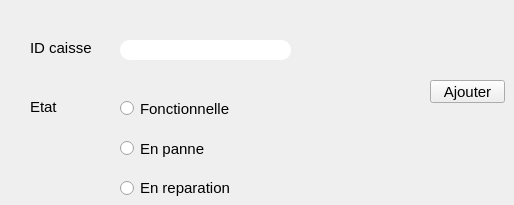
     <widget class="QWidget" name="tab">
      <attribute name="title">
       <string>Ajouter caisse</string>
      </attribute>
      <widget class="QLabel" name="label_ID">
       <property name="geometry">
        <rect>
         <x>30</x>
         <y>40</y>
         <width>61</width>
         <height>16</height>
        </rect>
       </property>
       <property name="font">
        <font>
         <pointsize>11</pointsize>
        </font>
       </property>
       <property name="text">
        <string>ID caisse</string>
       </property>
      </widget>
      <widget class="QLabel" name="label_Etat">
       <property name="geometry">
        <rect>
         <x>30</x>
         <y>100</y>
         <width>47</width>
         <height>13</height>
        </rect>
       </property>
       <property name="font">
        <font>
         <pointsize>11</pointsize>
        </font>
       </property>
       <property name="text">
        <string>Etat</string>
       </property>
      </widget>
      <widget class="QLineEdit" name="lineEdit_ID">
       <property name="geometry">
        <rect>
         <x>120</x>
         <y>40</y>
         <width>171</width>
         <height>20</height>
        </rect>
       </property>
       <property name="font">
        <font>
         <pointsize>11</pointsize>
        </font>
       </property>
       <property name="styleSheet">
        <string notr="true">border-radius:10px;
background-color: rgb(255, 255, 255);</string>
       </property>
       <property name="clearButtonEnabled">
        <bool>true</bool>
       </property>
      </widget>
      <widget class="QPushButton" name="pushButton_Ajouter_c">
       <property name="geometry">
        <rect>
         <x>430</x>
         <y>80</y>
         <width>75</width>
         <height>23</height>
        </rect>
       </property>
       <property name="font">
        <font>
         <pointsize>11</pointsize>
        </font>
       </property>
       <property name="text">
        <string>Ajouter</string>
       </property>
      </widget>
      <widget class="QRadioButton" name="radioButton_rep_2">
       <property name="geometry">
        <rect>
         <x>120</x>
         <y>180</y>
         <width>141</width>
         <height>16</height>
        </rect>
       </property>
       <property name="font">
        <font>
         <pointsize>11</pointsize>
        </font>
       </property>
       <property name="text">
        <string>En reparation</string>
       </property>
      </widget>
      <widget class="QRadioButton" name="radioButton_panne_2">
       <property name="geometry">
        <rect>
         <x>120</x>
         <y>140</y>
         <width>151</width>
         <height>17</height>
        </rect>
       </property>
       <property name="font">
        <font>
         <pointsize>11</pointsize>
        </font>
       </property>
       <property name="text">
        <string>En panne</string>
       </property>
      </widget>
      <widget class="QRadioButton" name="radioButton_fonc_2">
       <property name="geometry">
        <rect>
         <x>120</x>
         <y>100</y>
         <width>141</width>
         <height>17</height>
        </rect>
       </property>
       <property name="font">
        <font>
         <pointsize>11</pointsize>
        </font>
       </property>
       <property name="text">
        <string>Fonctionnelle</string>
       </property>
      </widget>
     </widget>
